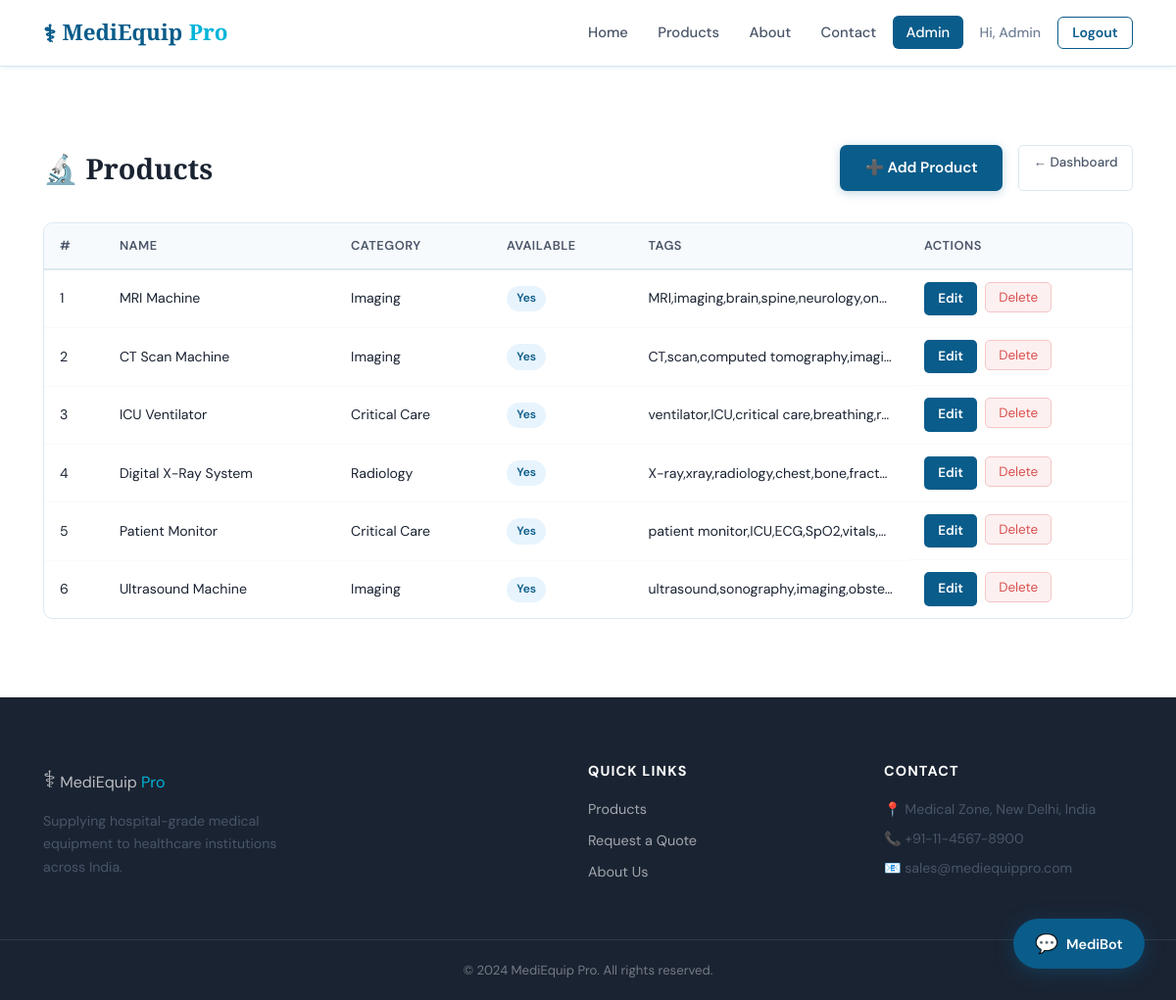
/admin/products (signed in), run on the app's committed database.
### models/database.py (models this page shows, shortened)
class Product(db.Model):
    __tablename__ = 'products'
    id             = db.Column(db.Integer, primary_key=True)
    name           = db.Column(db.String(150), nullable=False)
    category       = db.Column(db.String(80), nullable=False)
    description    = db.Column(db.Text, nullable=False)
    specifications = db.Column(db.Text, nullable=True)   # JSON string dict
    features       = db.Column(db.Text, nullable=True)   # JSON list of strings
    availability   = db.Column(db.Boolean, default=True)
    image_url      = db.Column(db.String(500), default='')  # real photo URL
    tags           = db.Column(db.String(300), default='')
    created_at     = db.Column(db.DateTime, default=datetime.utcnow)

### app.py (the view)
@app.route('/admin/products')
@admin_required
def admin_products():
    products = Product.query.all()
    return render_template('admin/products.html', products=products)

### app.py (called while the page is built)
def admin_required(f):
    @wraps(f)
    def decorated(*args, **kwargs):
        if 'user_id' not in session or not session.get('is_admin'):
            flash('Admin access required.', 'danger')
            return redirect(url_for('login'))
        return f(*args, **kwargs)
    return decorated

### templates/admin/products.html (shortened to what this page needs)
{% extends "base.html" %}
{% block content %}
<section class="section">
  <div class="container">
    <div class="admin-header">
      <h1>🔬 Products</h1>
      <div style="display:flex;gap:1rem">
        <a href="{{ url_for('admin_add_product') }}" class="btn-primary">➕ Add Product</a>
        <a href="{{ url_for('admin_dashboard') }}" class="btn-sm-ghost">← Dashboard</a>
      </div>
    </div>
    <div class="table-wrap">
      <table class="admin-table">
        <thead>
          <tr><th>#</th><th>Name</th><th>Category</th><th>Available</th><th>Tags</th><th>Actions</th></tr>
        </thead>
        <tbody>
          {% for p in products %}
          <tr>
            <td>{{ p.id }}</td>
            <td>{{ p.name }}</td>
            <td>{{ p.category }}</td>
            <td>
              <span class="status-badge {% if p.availability %}status-new{% else %}badge-unavail{% endif %}">
                {{ 'Yes' if p.availability else 'No' }}
              </span>
            </td>
            <td class="truncate">{{ p.tags or '—' }}</td>
            <td style="display:flex;gap:.5rem">
              <a href="{{ url_for('admin_edit_product', pid=p.id) }}" class="btn-sm-primary">Edit</a>
              <form method="POST" action="{{ url_for('admin_delete_product', pid=p.id) }}"
                    onsubmit="return confirm('Delete {{ p.name }}?')">
                <button type="submit" class="btn-danger-sm">Delete</button>
              </form>
            </td>
          </tr>
          {% endfor %}
        </tbody>
      </table>
    </div>
  </div>
</section>
{% endblock %}

### static/css/style.css (style rules this page uses)
:root { --primary: #0a5c8a; --primary-dark: #073f62; --primary-light: #e8f4fd; --accent: #00b4d8; --accent-dark: #0096b7; --success: #2e9e5b; --danger: #d94f4f; --warning: #f59e0b; --text-dark: #1a2332; --text-mid: #4a5568; --text-light: #718096; --border: #dbe8f0; --bg-light: #f7fafd; --bg-white: #ffffff; --shadow-sm: 0 1px 4px rgba(10,92,138,.10); --shadow-md: 0 4px 20px rgba(10,92,138,.13); --shadow-lg: 0 8px 40px rgba(10,92,138,.18); --radius: 10px; --radius-lg: 16px; --nav-h: 68px; --transition: .22s ease; }
*, *::before, *::after { box-sizing: border-box; margin: 0; padding: 0; }
html { scroll-behavior: smooth; font-size: 16px; }
body { font-family: 'DM Sans', sans-serif; color: var(--text-dark); background: var(--bg-white); line-height: 1.65; padding-top: var(--nav-h); }
a { text-decoration: none; color: var(--primary); transition: color var(--transition); }
input, select, textarea, button { font-family: inherit; }
h1, h2, h3 { font-family: 'Playfair Display', serif; color: var(--text-dark); line-height: 1.25; }
h1 { font-size: clamp(1.8rem, 4vw, 2.8rem); }
.container { max-width: 1160px; margin: 0 auto; padding: 0 1.5rem; }
.section { padding: 5rem 0; }
.btn-primary { display: inline-block; background: var(--primary); color: #fff; padding: .7rem 1.6rem; border-radius: 7px; font-weight: 600; font-size: .95rem; border: none; cursor: pointer; transition: background var(--transition), transform var(--transition), box-shadow var(--transition); box-shadow: 0 2px 10px rgba(10,92,138,.25); }
.btn-sm-primary { display: inline-block; background: var(--primary); color: #fff; padding: .38rem .9rem; border-radius: 5px; font-size: .84rem; font-weight: 600; border: none; cursor: pointer; transition: background var(--transition); }
.btn-sm-ghost { display: inline-block; border: 1.5px solid var(--border); color: var(--text-mid); padding: .38rem .9rem; border-radius: 5px; font-size: .84rem; font-weight: 500; transition: border-color var(--transition), color var(--transition); }
.btn-danger-sm { background: #fdf0f0; color: var(--danger); border: 1px solid #f5c6c6; padding: .38rem .8rem; border-radius: 5px; font-size: .84rem; cursor: pointer; transition: background var(--transition); }
.admin-header { display: flex; justify-content: space-between; align-items: center; margin-bottom: 2rem; flex-wrap: wrap; gap: 1rem; }
.admin-header h1 { font-size: 1.8rem; }
.table-wrap { overflow-x: auto; border: 1px solid var(--border); border-radius: var(--radius); }
.admin-table { width: 100%; border-collapse: collapse; font-size: .88rem; }
.admin-table th { background: var(--bg-light); font-weight: 600; padding: .75rem 1rem; text-align: left; border-bottom: 2px solid var(--border); font-size: .8rem; text-transform: uppercase; letter-spacing: .04em; color: var(--text-mid); }
.admin-table td { padding: .75rem 1rem; border-bottom: 1px solid var(--bg-light); vertical-align: middle; }
.admin-table tr:last-child td { border-bottom: none; }
.truncate { max-width: 200px; white-space: nowrap; overflow: hidden; text-overflow: ellipsis; }
.status-badge { display: inline-block; padding: .2rem .65rem; border-radius: 100px; font-size: .75rem; font-weight: 600; }
.status-new { background: #e8f4fd; color: var(--primary); }

### data on the page
Product: id "1", name "MRI Machine", category "Imaging", availability "Yes", tags "MRI,imaging,brain,spine,neurology,on…"
Product: id "2", name "CT Scan Machine", category "Imaging", availability "Yes", tags "CT,scan,computed tomography,imagi…"
Product: id "3", name "ICU Ventilator", category "Critical Care", availability "Yes", tags "ventilator,ICU,critical care,breathing,r…"
Product: id "4", name "Digital X-Ray System", category "Radiology", availability "Yes", tags "X-ray,xray,radiology,chest,bone,fract…"
Product: id "5", name "Patient Monitor", category "Critical Care", availability "Yes", tags "patient monitor,ICU,ECG,SpO2,vitals,…"
Product: id "6", name "Ultrasound Machine", category "Imaging", availability "Yes", tags "ultrasound,sonography,imaging,obst…"

### other printed values
{{ session.username }} "Admin"
